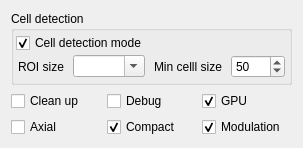
         <widget class="QWidget" name="Settings">
          <attribute name="title">
           <string>Settings</string>
          </attribute>
          <layout class="QGridLayout" name="gridLayout_11">
           <item row="0" column="0" colspan="3">
            <widget class="QGroupBox" name="groupBox">
             <property name="minimumSize">
              <size>
               <width>100</width>
               <height>0</height>
              </size>
             </property>
             <property name="maximumSize">
              <size>
               <width>16777215</width>
               <height>150</height>
              </size>
             </property>
             <property name="title">
              <string>Cell detection </string>
             </property>
             <layout class="QHBoxLayout" name="horizontalLayout_22">
              <property name="spacing">
               <number>0</number>
              </property>
              <property name="leftMargin">
               <number>2</number>
              </property>
              <property name="topMargin">
               <number>2</number>
              </property>
              <property name="rightMargin">
               <number>2</number>
              </property>
              <property name="bottomMargin">
               <number>2</number>
              </property>
              <item>
               <layout class="QVBoxLayout" name="verticalLayout_8">
                <item>
                 <widget class="QCheckBox" name="cellDetectionCheck">
                  <property name="text">
                   <string>Cell detection mode</string>
                  </property>
                  <property name="checked">
                   <bool>true</bool>
                  </property>
                 </widget>
                </item>
                <item>
                 <layout class="QHBoxLayout" name="horizontalLayout_16">
                  <property name="spacing">
                   <number>9</number>
                  </property>
                  <property name="leftMargin">
                   <number>2</number>
                  </property>
                  <property name="topMargin">
                   <number>2</number>
                  </property>
                  <property name="rightMargin">
                   <number>2</number>
                  </property>
                  <property name="bottomMargin">
                   <number>2</number>
                  </property>
                  <item>
                   <widget class="QLabel" name="label_19">
                    <property name="text">
                     <string>ROI size</string>
                    </property>
                   </widget>
                  </item>
                  <item>
                   <widget class="QComboBox" name="roiSizeCombo">
                    <property name="editable">
                     <bool>true</bool>
                    </property>
                    <property name="currentIndex">
                     <number>-1</number>
                    </property>
                   </widget>
                  </item>
                  <item>
                   <widget class="QLabel" name="label_20">
                    <property name="text">
                     <string>Min celll size</string>
                    </property>
                   </widget>
                  </item>
                  <item>
                   <widget class="QSpinBox" name="minCellSizeInput">
                    <property name="maximum">
                     <number>1024</number>
                    </property>
                    <property name="value">
                     <number>50</number>
                    </property>
                   </widget>
                  </item>
                 </layout>
                </item>
               </layout>
              </item>
             </layout>
            </widget>
           </item>
           <item row="1" column="0">
            <widget class="QCheckBox" name="cleanupCheck">
             <property name="minimumSize">
              <size>
               <width>80</width>
               <height>0</height>
              </size>
             </property>
             <property name="text">
              <string>Clean up</string>
             </property>
            </widget>
           </item>
           <item row="1" column="1">
            <widget class="QCheckBox" name="debugCheck">
             <property name="minimumSize">
              <size>
               <width>80</width>
               <height>0</height>
              </size>
             </property>
             <property name="text">
              <string>Debug</string>
             </property>
            </widget>
           </item>
           <item row="1" column="2">
            <widget class="QCheckBox" name="gpuCheck">
             <property name="minimumSize">
              <size>
               <width>80</width>
               <height>0</height>
              </size>
             </property>
             <property name="text">
              <string>GPU</string>
             </property>
             <property name="checkable">
              <bool>true</bool>
             </property>
             <property name="checked">
              <bool>true</bool>
             </property>
             <property name="tristate">
              <bool>false</bool>
             </property>
            </widget>
           </item>
           <item row="2" column="0">
            <widget class="QCheckBox" name="axialCheck">
             <property name="minimumSize">
              <size>
               <width>80</width>
               <height>0</height>
              </size>
             </property>
             <property name="text">
              <string>Axial</string>
             </property>
            </widget>
           </item>
           <item row="2" column="1">
            <widget class="QCheckBox" name="compactCheck">
             <property name="text">
              <string>Compact</string>
             </property>
             <property name="checked">
              <bool>true</bool>
             </property>
            </widget>
           </item>
           <item row="2" column="2">
            <widget class="QCheckBox" name="usemodulationCheck">
             <property name="minimumSize">
              <size>
               <width>80</width>
               <height>0</height>
              </size>
             </property>
             <property name="text">
              <string>Modulation</string>
             </property>
             <property name="checked">
              <bool>true</bool>
             </property>
            </widget>
           </item>
          </layout>
         </widget>
